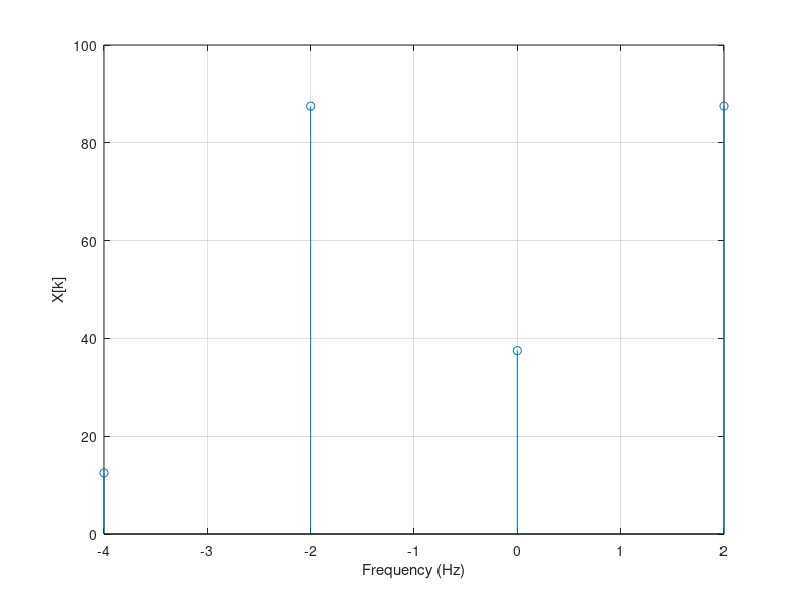
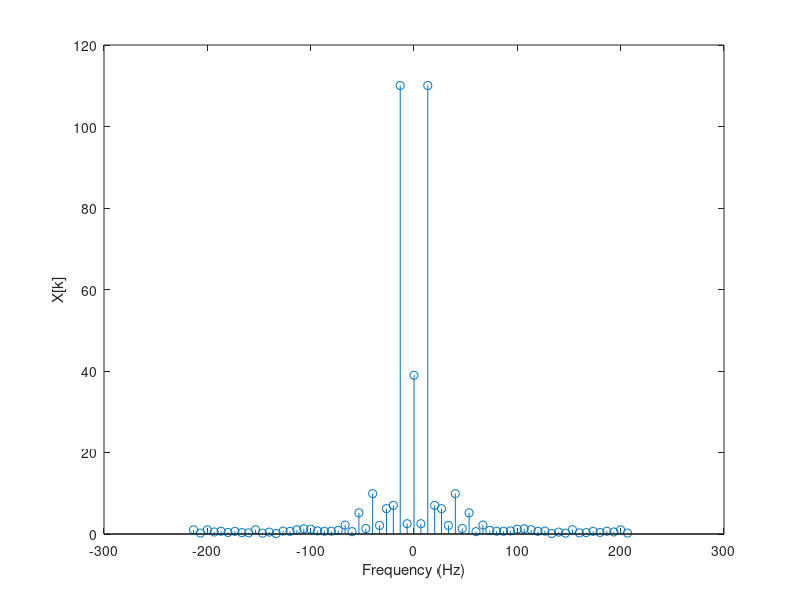
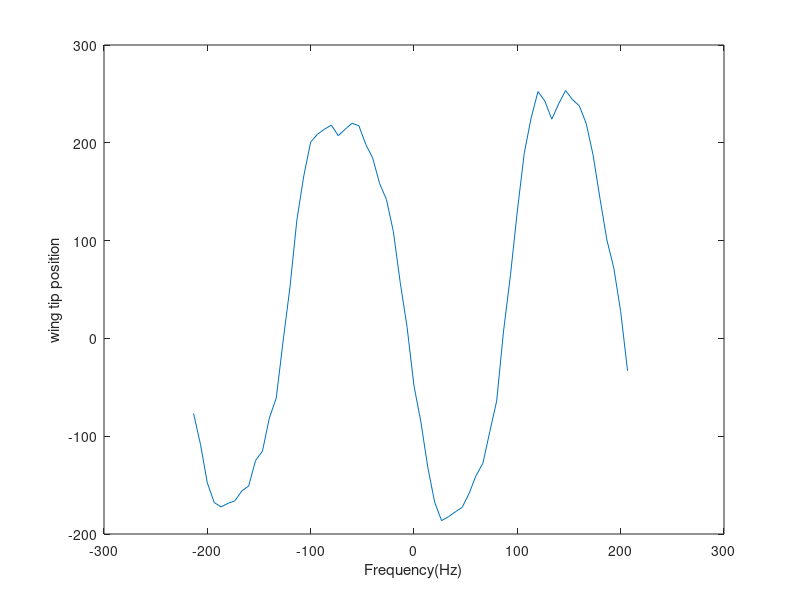

The MATLAB script that drew these images, in order:

%homework 5
% problem 2
clear 

%part d 
% define necessary variables 
T = 0.5; %period 
Ts = 0.125; %sampling period
N = 4; %number of samples 
A = 200; %amplitude
t = 0:0.01:1; 
n =[0:N-1];  % n counting index
x = [200 50 -150 50]; 
fourier = abs (fft(x)) / N; %calculate x[k] values
fourier = fftshift(fourier);
 %use fft shift to move two of the stems over to be centered at 0
k = [ -2 -1 0 1]; % create a vector for wavenumber

hz = k./T; % convert wavenumber to frequency
stem(hz,fourier)  % create a stem plot
xlabel ('Frequency (Hz)')
ylabel ('X[k]')
grid on

% part g
y = load('pigeonY.txt'); %load in pigeon file

nn = length(y); % number of samples in the data
k = -nn/2 : (nn/2) -1; % create k wavenumbers such that 0 is centered

fourierp = abs(fft(y)) / nn; % find magnitudes of x[k] values
fourierp = fftshift(fourierp);
flapperiod = 0.15;
freq = k ./flapperiod;
figure(2)
stem(freq,fourierp); % create discreet time spectrum plot


xlabel('Frequency (Hz)')
ylabel('X[k]')

figure(3)
plot(freq, y)
xlabel('Frequency(Hz)')
ylabel('wing tip position')
